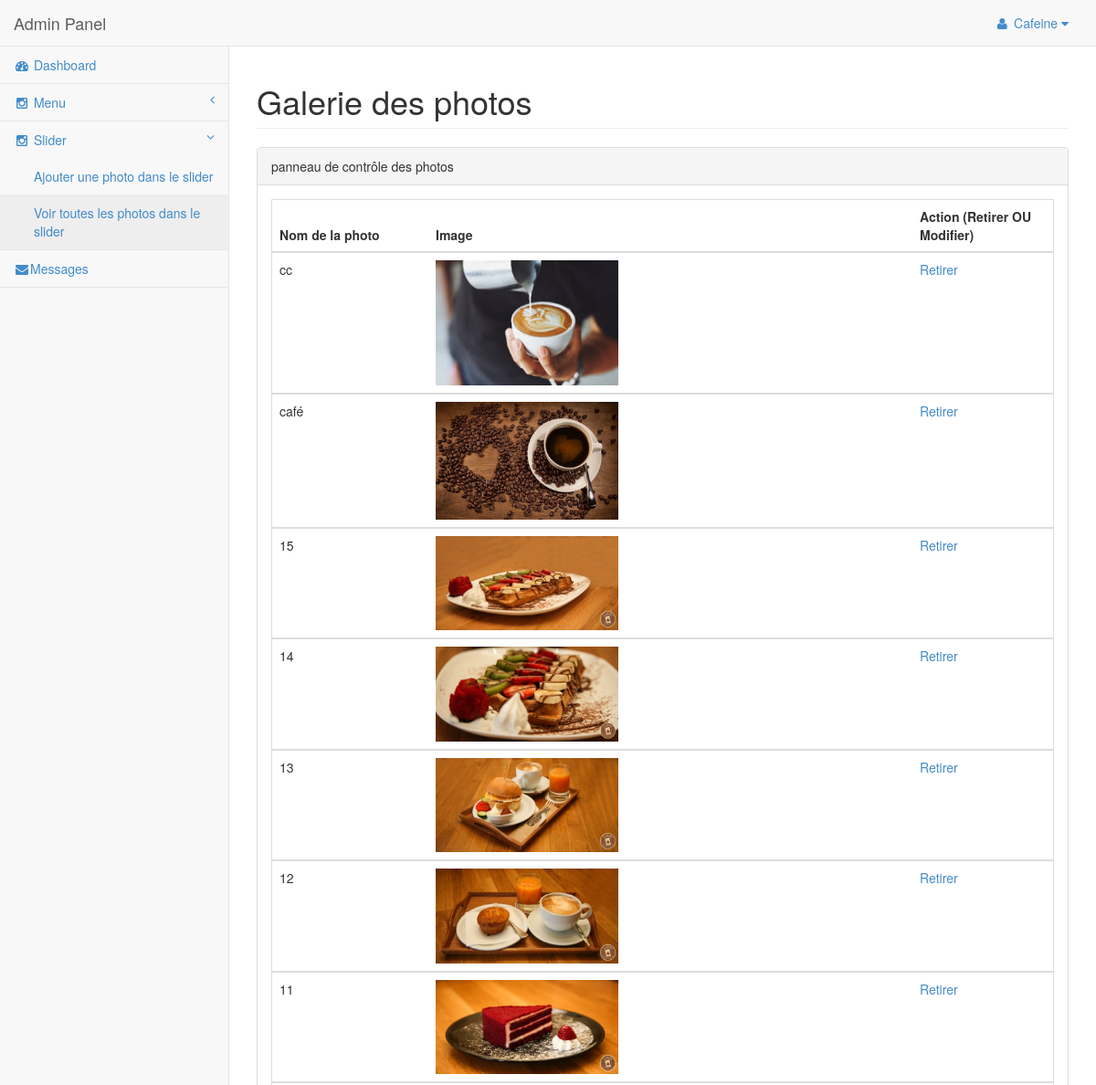
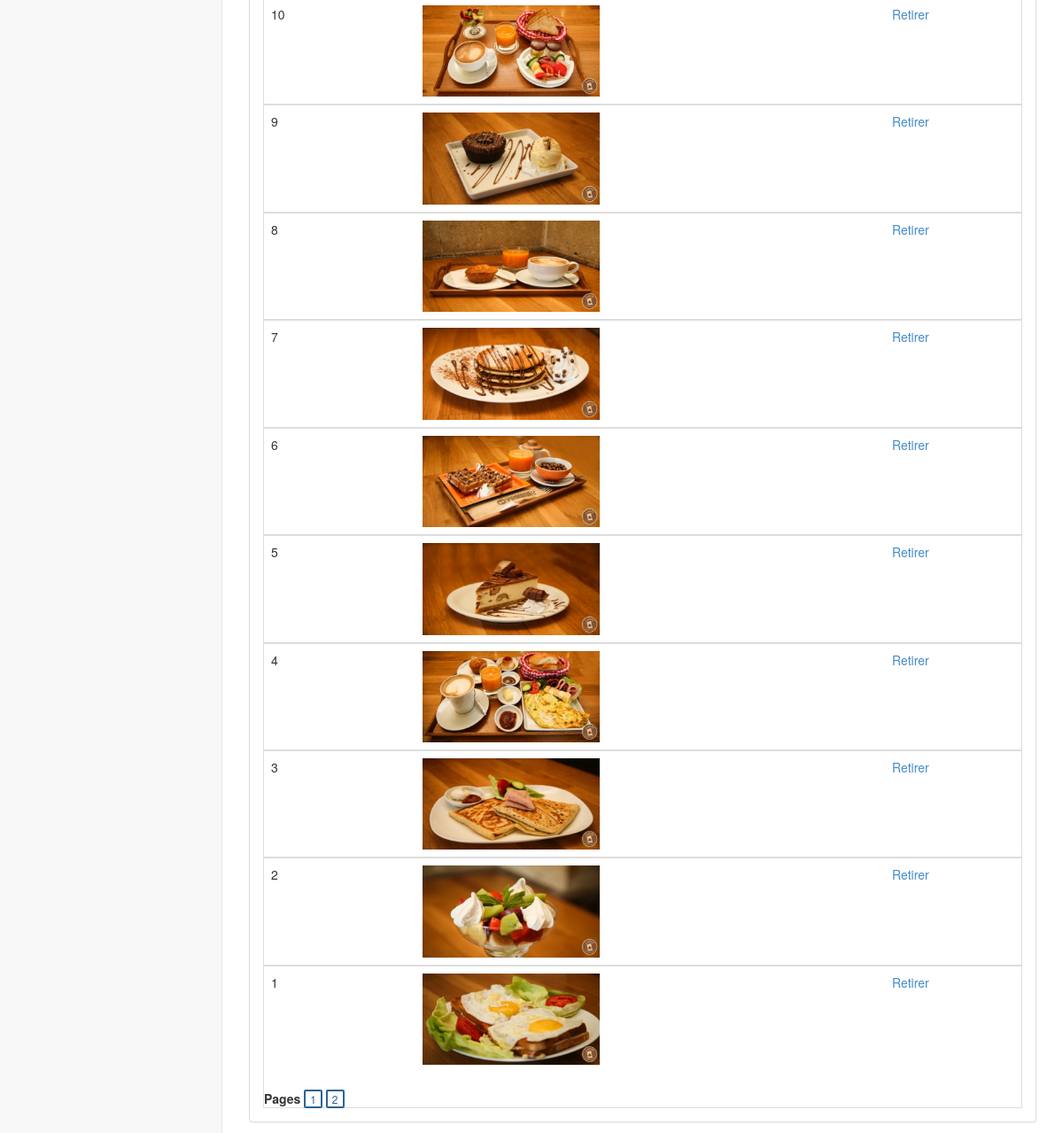
Screenshot of /gallerie/admin/viewslider.php (signed in) with the database file from the repository (2 pictures, top to bottom).
### tables this page shows
CREATE TABLE IF NOT EXISTS `tbl_slider` (
  `id` int(11) NOT NULL AUTO_INCREMENT,
  `name` varchar(500) NOT NULL,
  `image` varchar(500) NOT NULL,
  `date` datetime NOT NULL,
  `status` varchar(10) NOT NULL,
  PRIMARY KEY (`id`)
);

### gallerie/admin/viewslider.php (the view, shortened to what this page needs)
<?php session_start();
if(isset($_SESSION['uname']))
{
?>
<?php include "header1.php"; ?>
<?php include "menu/smenu2.php"; ?>
<div id="page-wrapper">
            <div class="row">
                <div class="col-lg-12">
                    <h1 class="page-header">Galerie des photos</h1>
                </div>
            </div>
            <div class="row">
                <div class="col-lg-12">
                    <div class="panel panel-default">
                        <div class="panel-heading">
                         panneau de contrôle des photos
                        </div>
                        <div class="panel-body">
                           <div class="table-responsive table-bordered">
                           <?php
include"connect.php";
if (isset($_GET["page"])) { $page = $_GET["page"]; } else { $page=1; };
$start_from = ($page-1) * 20;
$sql = "select * from tbl_slider where status='process' ORDER BY id DESC LIMIT $start_from, 20";
$rs_result = mysqli_query ($con,$sql);
?>
                                <table class="table">
<thead>
                                        <tr>
                                            <th width="20%">Nom de la photo</th>
                                            <th colspan=2 padding="10">Image</th>
											<th colspan=2 width="18%">Action (Retirer OU Modifier)</th>
                                        </tr>
                                    </thead>
<?php
while ($row = mysqli_fetch_assoc($rs_result)) {
?>
<tbody>
                                        <tr>
                                            <td> <?php echo $row["name"]; ?> </td>
                                            <td colspan=2 padding="10"><img src="scatch/<?php echo $row["image"]; ?>"  width="200px"/></td>
                                           <td><a href='slidedelete.php?key1=<?php echo $row["id"]; ?>'>Retirer</a>
                                        </tr>
										</tbody>
<?php
};
?>
</table>
<strong>Pages  </strong>
<?php
$sql = "SELECT COUNT(name) FROM tbl_slider";
$rs_result = mysqli_query($con,$sql);
$row = mysqli_fetch_row($rs_result);
$total_records = $row[0];
$total_pages = ceil($total_records / 20);
for ($i=1; $i<=$total_pages; $i++) {
echo "<a href='viewslider.php?page=".$i."' class='navigation_item selected_navigation_item'>".$i."</a> ";
};
?>
                                </div>
                                </div>
                            </div>
                        </div>
                    </div>
                </div>
            </div>
<?php
}
else
{
header("location:login.php");
}
?>
</body>
</html>

### gallerie/admin/menu/smenu2.php (shortened to what this page needs)
<?php
if(isset($_SESSION['uname']))
{
  include ('connect.php');
  $sql = "SELECT * FROM tbl_login ";
  $result = mysqli_query($con,$sql);
  while($row = mysqli_fetch_array($result))
	{$username=$row['username'];
?>
<nav class="navbar navbar-default navbar-static-top" role="navigation" style="margin-bottom: 0">
            <div class="navbar-header">
                <a class="navbar-brand" href="home.php">Admin Panel</a>
            </div>
            <ul class="nav navbar-top-links navbar-right">
                <li class="dropdown">
                    <a class="dropdown-toggle" data-toggle="dropdown" href="#">
                      <i class="fa fa-user fa-fw"></i> <?php  echo "$username"; }} ?> <i class="fa fa-caret-down"></i>
                    </a>
                </li>
            </ul>
            <div class="navbar-default sidebar" role="navigation">
                <div class="sidebar-nav navbar-collapse">
                    <ul class="nav" id="side-menu">
                        <li>
                            <a href="home.php"><i class="fa fa-dashboard fa-fw"></i> Dashboard</a></li>
                            <li >
                                  <a href="#"><i class="fa fa-instagram fa-fw"></i> Menu<span class="fa arrow"></span></a>
                           </li>
                           <li class="active">
                                 <a href="#"><i class="fa fa-instagram fa-fw"></i> Slider<span class="fa arrow"></span></a>
                                     <ul class="nav nav-second-level">
                                         <li><?php if(isset($_SESSION['uname'])){?>
                                               <a  href="addslider.php">Ajouter une photo dans le slider</a><?php }?>    </li>
                                                 <li><?php if(isset($_SESSION['uname'])){?>
                                                   <a class="active" href="viewslider.php">Voir toutes les photos dans le slider </a><?php }?>  </li>
                                       </ul>
                          </li>
                          <li >
                                <a href="message.php"><i class="fa fa-envelope fa-fw"></i>Messages</a>
                         </li>
                        </ul>
</div>
            </div>
        </nav>

### gallerie/admin/css/sb-admin-2.css (style rules this page uses)
body { background-color: #f8f8f8; }
#page-wrapper { padding: 0 15px; min-height: 568px; background-color: #fff; }
@media (min-width:768px) { #page-wrapper { position: inherit; margin: 0 0 0 250px; padding: 0 30px; border-left: 1px solid #e7e7e7; } }
.navbar-top-links li { display: inline-block; }
.navbar-top-links li:last-child { margin-right: 15px; }
.navbar-top-links li a { padding: 15px; min-height: 50px; }
.sidebar .sidebar-nav.navbar-collapse { padding-right: 0; padding-left: 0; }
.sidebar ul li { border-bottom: 1px solid #e7e7e7; }
.sidebar ul li a.active { background-color: #eee; }
.sidebar .arrow { float: right; }
.sidebar .fa.arrow:before { content: "\f104"; }
.sidebar .active>a>.fa.arrow:before { content: "\f107"; }
.sidebar .nav-second-level li, .sidebar .nav-third-level li { border-bottom: 0!important; }
.sidebar .nav-second-level li a { padding-left: 37px; }
@media (min-width:768px) { .sidebar { z-index: 1; position: absolute; width: 250px; margin-top: 51px; } }

### gallerie/admin/viewslider.php (style rules this page uses)
.navigation_item { padding: 0px 5px; background: #fff; text-decoration: none; color: #e3e3e3 !important; font-size: 12px; border: 2px solid #e3e3e3; border-radius: 1px; -webkit-transition: all 0.2s linear; -moz-transition: all 0.2s linear; -ms-transition: all 0.2s linear; -o-transition: all 0.2s linear; }
.navigation_item:hover,.selected_navigation_item { border: 2px solid #2A6496; border-radius: 2px; color: #2A6496 !important; background: #fff; }

### rows the page displays
tbl_slider: name "cc", image (picture)
tbl_slider: name "café", image (picture)
tbl_slider: name "15", image (picture)
tbl_slider: name "14", image (picture)
tbl_slider: name "13", image (picture)
tbl_slider: name "12", image (picture)
tbl_slider: name "11", image (picture)
tbl_slider: name "10", image (picture)
tbl_slider: name "9", image (picture)
tbl_slider: name "8", image (picture)
tbl_slider: name "7", image (picture)
tbl_slider: name "6", image (picture)
tbl_slider: name "5", image (picture)
tbl_slider: name "4", image (picture)
tbl_slider: name "3", image (picture)
tbl_slider: name "2", image (picture)
tbl_slider: name "1", image (picture)

### other values shown
$username "Cafeine"
